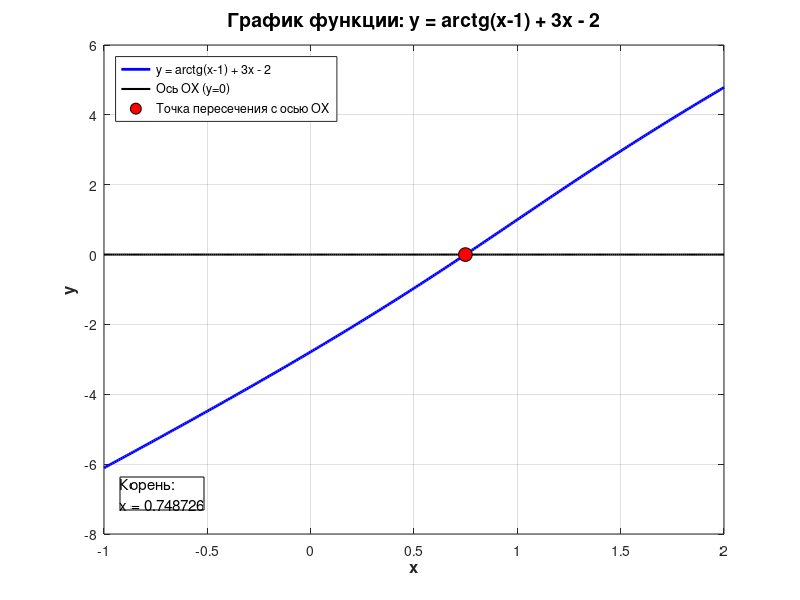

MATLAB code for this plot:
% Уравнение arctg(x-1) + 3x - 2 = 0
% 1. Построение графика для визуального отделения корней
x = -1 : 0.01 : 2;  % Расширенный диапазон для лучшего обзора
y = atan(x-1) + 3*x - 2;

figure;
plot(x, y, 'b-', 'LineWidth', 2);
hold on;

% Ось OX
plot(x, zeros(size(x)), 'k-', 'LineWidth', 1.5);

% 2. Поиск корня
f = @(x) atan(x-1) + 3*x - 2;
result = fzero(f, [0, 1]);

% 3. Отметка корня на графике
plot(result, 0, 'ro', 'MarkerSize', 10, ...
     'MarkerFaceColor', 'red', 'MarkerEdgeColor', 'black');

grid on;

title('График функции: y = arctg(x-1) + 3x - 2', ...
      'FontSize', 14, 'FontWeight', 'bold');
xlabel('x', 'FontSize', 12, 'FontWeight', 'bold');
ylabel('y', 'FontSize', 12, 'FontWeight', 'bold');

% 5. Добавление информативной легенды и аннотаций
legend('y = arctg(x-1) + 3x - 2', 'Ось OX (y=0)', ...
       'Точка пересечения с осью OX', ...
       'Location', 'northwest');

% Аннотация с координатами корня
annotation('textbox', [0.15, 0.15, 0.2, 0.1], 'String', ...
           sprintf('Корень:\nx = %.6f', result), ...
           'FontSize', 11, 'BackgroundColor', 'white', ...
           'EdgeColor', 'black');

hold off;

% 6. Вывод результатов
fprintf('РЕЗУЛЬТАТЫ АНАЛИЗА:\n');
fprintf('===================\n');
fprintf('Уравнение: arctg(x-1) + 3x - 2 = 0\n');
fprintf('Найденный корень: x = %.6f\n', result);
fprintf('Значение функции в корне: f(%.6f) = %.2e\n', result, f(result));
fprintf('Визуальный анализ графика подтверждает наличие одного корня\n');
fprintf('на интервале [0, 1], где функция меняет знак.\n');
